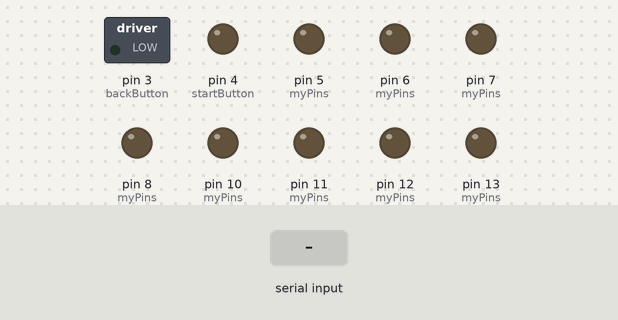
This sketch was run on a simulated Arduino Uno, built with avr-gcc and run on an emulated ATmega328P. On the bench: switched loads named in the sketch (green lamp = pin HIGH), output pins drawn as LEDs (lit = HIGH). The inputs (shaded band) are chosen by the test bench.

Above: at 1.2 s.
1.3 s: "1" received over Serial
At 2.5 s:
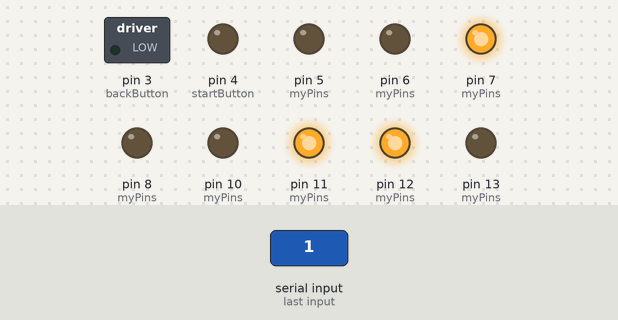
2.8 s: "0" received over Serial
At 3.7 s:
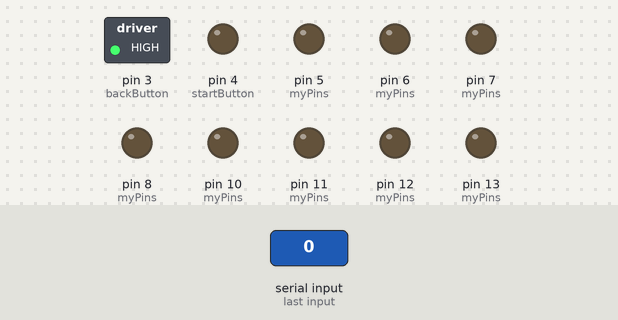
4.3 s: "2" received over Serial
At 4.8 s:
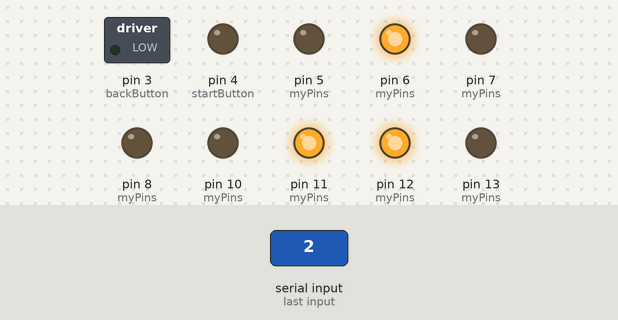
Timing chart, 0 to 7.3 s (numbered marks = the images above; inputs shaded):
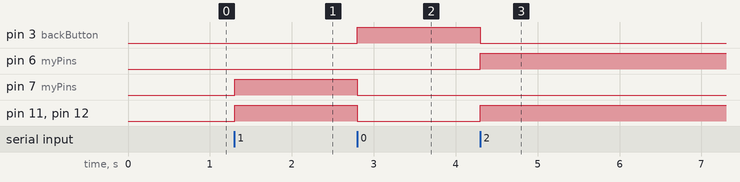

Measured:
- after the input at 1.3 s, pin 7 (myPins), pin 11 (myPins), pin 12 (myPins): LOW → HIGH at once
- after the input at 2.8 s, pin 3 (backButton): LOW → HIGH at once; pin 7 (myPins), pin 11 (myPins), pin 12 (myPins): HIGH → LOW at once
- after the input at 4.3 s, pin 3 (backButton): HIGH → LOW at once; pin 6 (myPins), pin 11 (myPins), pin 12 (myPins): LOW → HIGH at once

The sketch:

robotron_pad_v1.ino
```cpp
/*
 * robotron_pad_v1 - serial controller firmware for the direct-wired Xbox 360 pad.
 *
 * Shield revision v1 - Strider's board, the modified one.
 *
 * Pin map MEASURED on the assembled rig 2026-09-18, all ten confirmed. D9 is
 * unused here: this board was built for D3..D12, but the D-pad-left wire was
 * moved from D9 to D13 during bring-up. D13 also drives the Uno's onboard LED,
 * so the bootloader taps D-pad left briefly on every reset, including when a
 * program opens the serial port.
 *
 * One byte in, buttons out. The byte layout is defined by SerialController in
 * control.py and MUST match the myPins[] order below:
 *
 *   bit 0  0x01  Y          fire up          bit 4  0x10  D-pad up     move up
 *   bit 1  0x02  A          fire down        bit 5  0x20  D-pad down   move down
 *   bit 2  0x04  B          fire right       bit 6  0x40  D-pad right  move right
 *   bit 3  0x08  X          fire left        bit 7  0x80  D-pad left   move left
 *
 *   0x00 releases everything.
 *   0xC0 = Start, 0x30 = Back. Safe as escapes because a direction mask never
 *   sets up+down or left+right together, so neither value is a real move byte.
 *
 * ONLY the pin numbers below differ between shield revisions. Never reorder
 * myPins[]: it is indexed by serial bit, and tests/test_control_latency.py
 * fails if it drifts from control.py.
 *
 * Verify after flashing:
 *   python -m robotron_ai.tools.verify_pad_wiring --port COM3
 */

// Measured, all ten confirmed on the rig.
const int backButton  = 3;
const int startButton = 4;

const int bButton = 5;
const int aButton = 6;
const int yButton = 7;
const int xButton = 8;

const int leftButton  = 13;
const int rightButton = 10;
const int downButton  = 11;
const int upButton    = 12;

// Index = bit position in the serial byte. Identical on every shield revision.
const int myPins[] = {
    yButton,      // bit 0  fire up
    aButton,      // bit 1  fire down
    bButton,      // bit 2  fire right
    xButton,      // bit 3  fire left
    upButton,     // bit 4  move up
    downButton,   // bit 5  move down
    rightButton,  // bit 6  move right
    leftButton    // bit 7  move left
};

const char* buttonNames[] = {"y", "a", "b", "x", "up", "down", "right", "left"};

const int button_length = 8;

const byte startMask = B11000000;
const byte backMask  = B00110000;

// Echo each command back over serial as button names. Off by default: the bot
// sends a byte per decision tick and printing would cost more than it is worth.
// Turn on only for bring-up, then reflash with it off.
const bool debug = false;

void setup() {
    Serial.begin(9600);
    for (int i = 0; i < button_length; i++) {
        pinMode(myPins[i], OUTPUT);
    }
    pinMode(backButton, OUTPUT);
    pinMode(startButton, OUTPUT);

    turnAllOff();
}

void loop() {
    if (Serial.available() > 0) {
        handleInput(Serial.read());
    }
}

void handleInput(byte b)
{
    switch (b) {
        case 0:
            turnAllOff();
            if (debug) { Serial.println("(none)"); }
            break;
        case startMask:
            turnAllOff();
            digitalWrite(startButton, HIGH);
            if (debug) { Serial.println("start"); }
            break;
        case backMask:
            turnAllOff();
            digitalWrite(backButton, HIGH);
            if (debug) { Serial.println("back"); }
            break;
        default:
            turnOn(b);
            break;
    }
}

void turnOn(byte b)
{
    // Every byte defines the whole output state, so drop start/back here too.
    // Without this a move byte after 0xC0 would leave Start held down.
    digitalWrite(startButton, LOW);
    digitalWrite(backButton, LOW);
    for (int i = 0; i < button_length; i++) {
        if ((1 << i) & b) {
            digitalWrite(myPins[i], HIGH);
            if (debug) { Serial.print(buttonNames[i]); Serial.print(" "); }
        } else {
            digitalWrite(myPins[i], LOW);
        }
    }
    if (debug) { Serial.println(); }
}

void turnAllOff()
{
    digitalWrite(startButton, LOW);
    digitalWrite(backButton, LOW);
    for (int i = 0; i < button_length; i++) {
        digitalWrite(myPins[i], LOW);
    }
}
```
